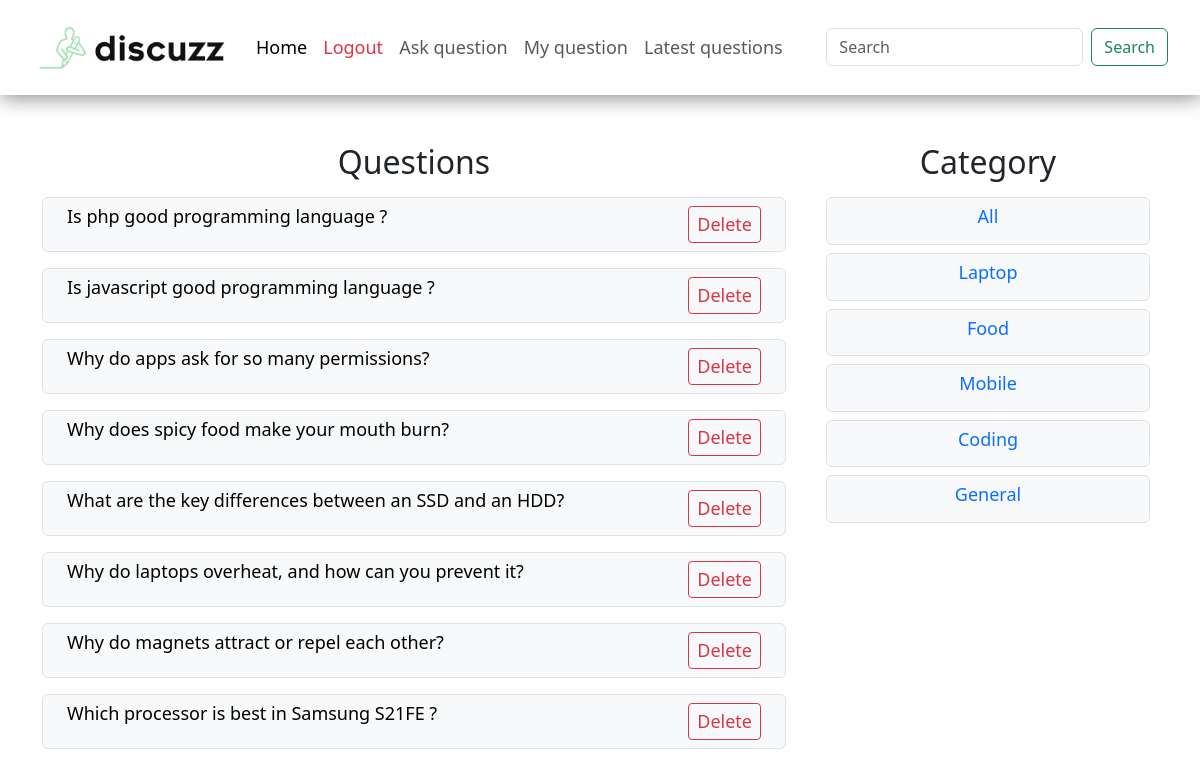
/?myQue=true (signed in), run on the app's committed database.
### tables this page shows
CREATE TABLE `questions` (
  `id` int(11) NOT NULL,
  `title` varchar(100) NOT NULL,
  `description` varchar(300) NOT NULL,
  `user_id` int(11) NOT NULL,
  `category` varchar(11) NOT NULL
);

CREATE TABLE `categories` (
  `id` int(11) NOT NULL,
  `name` varchar(30) NOT NULL
);

### client/my-questions.php (the view, shortened to what this page needs)
<div class="container mt-4 mt-lg-5 d-flex flex-column-reverse flex-lg-row gap-4 gap-lg-3">
    <div class="col-lg-8 mx-3 mx-lg-0">
        <h2 class="text-lg-center font-title ">Questions</h2>
        <?php
        include('./common/db.php');
        $user_id = $_SESSION['user']['user_id'];
        $query = "SELECT * FROM `questions` WHERE user_id='$user_id'";
        $result = $conn->query($query);
        if ($result->num_rows >= 1 && !isset($_GET['myQue/category'])) {
            foreach ($result as $row) {
                $title = $row['title'];
                $id = $row['id'];
                echo "
            <a  href='?q-id=$id' class='text-decoration-none '>
             <div class='p-2 px-4 d-flex flex-column flex-sm-row justify-content-between border bg-light rounded my-3 '>
                 <h5 class=' text-black font-size'>$title</h5>
                 <a href='./server/requests.php?delete=$id' class='btn btn-outline-danger btn-sm font-size'>Delete</a>
             </div>
            </a>";
            }
        } else if ($result->num_rows >= 1 && isset($_GET['myQue/category'])) {
            $query = "SELECT * FROM `questions` WHERE user_id='$user_id' AND category='$myQue_category_url'";
            $result = $conn->query($query);
            foreach ($result as $row) {
                $title = $row['title'];
                $description = $row['description'];
                $category = $row['category'];
                $id = $row['id'];
                echo "
            <a  href='?q-id=$id' class='text-decoration-none'>
             <div class='p-2 px-4 d-flex flex-column flex-sm-row justify-content-between border bg-light rounded m-3 '>
                 <h5 class=' text-black font-size'>$title</h5>
                 <a href='./server/requests.php?delete=$id' class='btn btn-outline-danger btn-sm'>Delete</a>
             </div>
            </a>";
            }
        } else {
            echo "
             <div class='d-flex align-items-center justify-content-center bg-light mt-3 h-75 rounded '>
                 <h5 class=' text-black text-center mt-auto mb-auto font-size'>No question asked</h5>
             </div>";
        }
        ?>
    </div>
    <div class="col-lg-4">
        <div class=" overflow-scroll overflow-cat mx-3 pb-2 d-flex flex-row flex-lg-column gap-2 gap-lg-0 ">
            <h2 class='text-center d-none font-title d-lg-block'>Category</h2>
            <div class='border category bg-light rounded pt-1 p-lg-2 px-4 mt-lg-2 mx-lg-2 '>
                <a href='./?myQue=true' class='text-decoration-none'>
                    <h5 class=' text-primary text-lg-center font-size '>All</h5>
                </a>
            </div>
            <?php
            include('./common/db.php');
            $query = "SELECT * FROM `categories`";
            $result = $conn->query($query);
            if ($result->num_rows >= 1) {
                foreach ($result as $row) {
                    $name_url = $row['name'];
                    $name = ucfirst($row['name']);
                    echo "
                <div class='border category bg-light rounded pt-1 p-lg-2 px-4 mt-lg-2 mx-lg-2 '>
                    <a href='?myQue/category=$name_url' class='text-decoration-none'><h5 class=' text-primary text-lg-center font-size '>$name</h5></a>
                </div>";
                }
            }
            ?>
        </div>
    </div>
</div>

### public/style.css (style rules this page uses)
.font-size { font-size: small; }
.font-title { font-size: large; }
@media (min-width: 425px) { .font-size { font-size: medium; } }
@media (min-width: 425px) { .font-title { font-size: x-large; } }
@media (min-width: 992px) { .overflow-cat { scrollbar-width: none !important; } }
@media (min-width: 1200px) { .font-size { font-size: large; } }
@media (min-width: 1200px) { .font-title { font-size: xx-large; } }

### data on the page
questions: title "Is php good programming language ?"
questions: title "Is javascript good programming language ?"
questions: title "Why do apps ask for so many permissions?"
questions: title "Why does spicy food make your mouth burn?"
questions: title "What are the key differences between an SSD and an HDD?"
questions: title "Why do laptops overheat, and how can you prevent it?"
questions: title "Why do magnets attract or repel each other?"
questions: title "Which processor is best in Samsung S21FE ?"
categories: name "Laptop"
categories: name "Food"
categories: name "Mobile"
categories: name "Coding"
categories: name "General"
